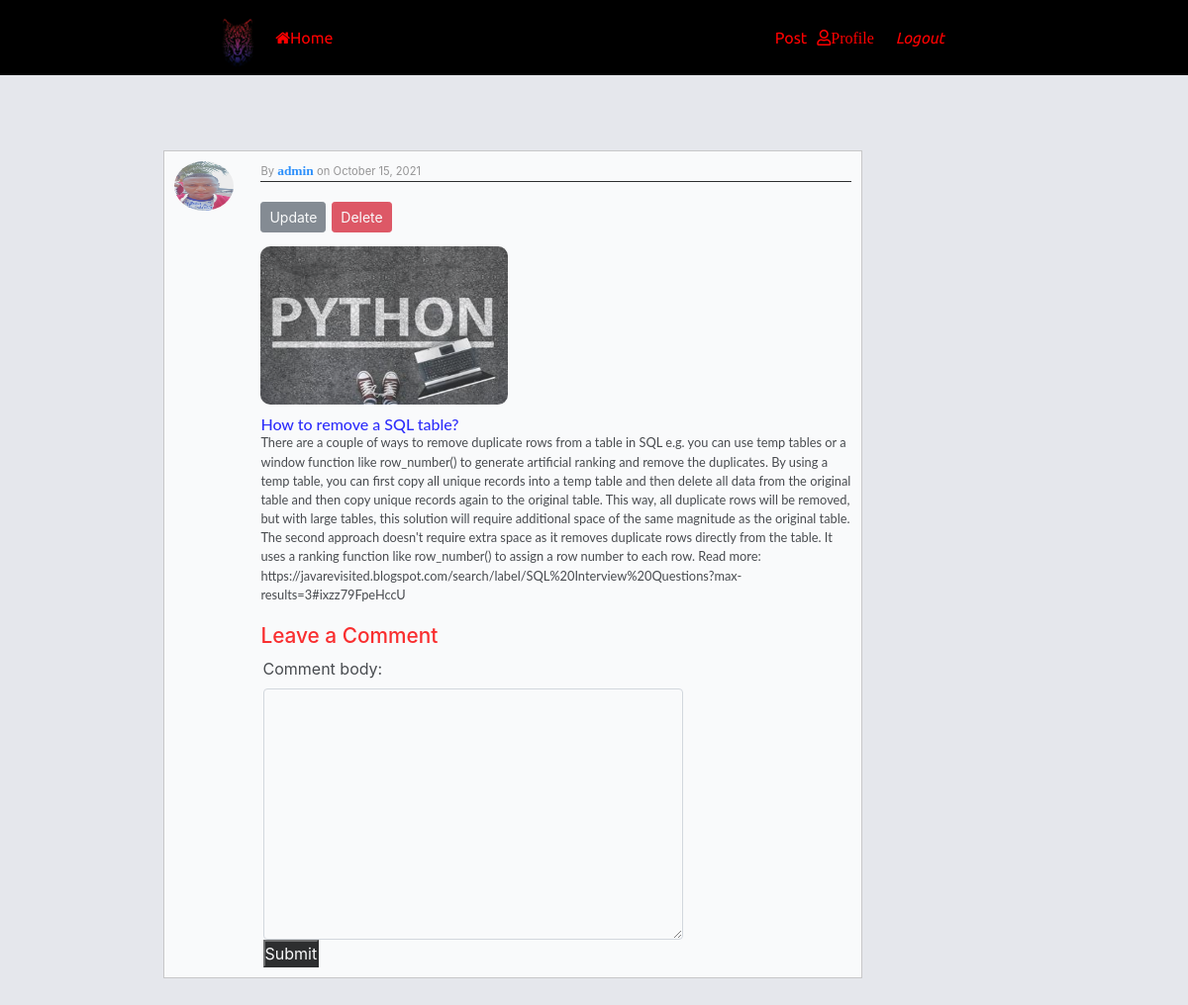
Screenshot of /posts/20/detail/ (signed in) with the database file from the repository.
### posts/models.py (models this page shows, shortened)
class postmode(models.Model):
    image = models.ImageField(upload_to='myApp/posts/media/', null=False, blank=False)
    title = models.CharField(max_length=50)
    content = models.TextField()
    date_posted = models.DateTimeField(default=timezone.now)
    author = models.ForeignKey(User, on_delete=models.CASCADE)

### users/models.py (models this page shows, shortened)
class Profile(models.Model):
     user = models.OneToOneField(User, on_delete=models.CASCADE)
     image = models.ImageField(default='default.jpg', upload_to='profile_pics')

### posts/views.py (the view, shortened to what this page needs)
# urls.py: path('<int:id>/detail/', views.detail_view.as_view(), name='post-detail'),
class detail_view(LoginRequiredMixin, DetailView):
    model = postmode
    template_name = "post_detail.html"
    paginate_by = 7
    def get_object(self, queryset=None):
        id = self.kwargs.get("id")
        return get_object_or_404(postmode, id=id)
    def get_context_data(self, **kwargs):
        context = super().get_context_data(**kwargs)
        id = self.kwargs["id"]
        form = CommentForm()
        post = get_object_or_404(postmode, id=id)
        comments = post.comment_set.all()
        context['post'] = post
        context['comments'] = comments
        context['form'] = form
        return context

### posts/forms.py
class CommentForm(forms.ModelForm):
    class Meta:
        model = Comment
        fields = ('comment_body',)
        widgets = {
            'comment_body': forms.Textarea(attrs={'class': 'form-control'}),
        }
    def __init__(self, *args, **kwargs):
        super(CommentForm, self).__init__(*args, **kwargs)
        self.fields['comment_body'].widget.attrs.update({
            'autocomplete': 'off'
        })

### posts/templates/post_detail.html (shortened to what this page needs)
{% extends "post_base.html" %}
{% load static %}
{% block content %}
    <div class="second1">
        <img  width="40px;" src="{{ object.author.profile.image.url}}">
       <div class="second">
           <p> By <span><a href="{% url 'user-post' object.author.username %}">{{ object.author}}</a>
           </span>on {{ object.date_posted|date:"F d, Y" }}</p>
           <div class="tion">
              {% if object.author == user %}
                  <div style="display: flex; margin: 0 10px;">
                   <a class="btn btn-secondary btn-sm mt-1 mb-1"  href="{% url 'post-update' object.id %}">Update</a>
                   <a style="margin-left: 1%;" class="btn btn-danger btn-sm mt-1 mb-1"  href="{% url 'post-delete' object.id %}">Delete</a>
                 </div>
               {% endif %}
             <img style=" border-radius: 10px 10px;
                            height: 10rem;"     src="{{ object.image.url }}">
           </div>
           <h2>{{ object.title }}</h2>
        <div class="span1">{{ object.content }}</div>
           <h4 style=" margin-left: 10px; color: red; font-size: 1.3rem;">
             Leave a Comment
           </h4>
           <div class="cont">
             <form action="." autocomplete="off" method="POST">{% csrf_token %}
                 {{ form }}
                 <input style="background-color: black; color: white;" type="submit" name="Submit">
             </form>
           </div>
       </div>
    </div>
{% endblock %}

### posts/static/posts/main.css (style rules this page uses)
* { margin: 0; padding: 0; box-sizing: border-box; }
body { background: rgba(190, 197, 209, 0.4); }
.second1 { border: 1px solid silver; width: 80%; opacity: 0.8; margin-bottom: 20px; background: white; display: grid; grid-template-columns: 11% 89%; }
.second1 img { width: 60px; border-radius: 50%; height: 50px; margin: 10px; }
.second { margin: 10px; background: white; }
.second img { width: 250px; }
.second p { font-size: 0.7em; margin-left: 10px; color: grey; border-bottom: 1px solid black; }
.second h2 { margin: 10px; margin-top: 0; font-size: 1rem; color: blue; font-family: "lato", sans-serif; margin-bottom: 0; }
.second span { font-weight: bold; font-family: 'Caramel', cursive; font-size: 1.2em; color: red; margin-bottom: 0; }
.span1 { font-size: 0.8em; margin-left: 10px; font-family: "lato", sans-serif; margin-bottom: 20px; }
.cont { position: relative; left: 2%; width: 70%; }
.tion { display: flex; flex-direction: column; }
.tion img { width: 250px; }

### rows the page displays
postmode: author.profile.image (picture), author "admin", date_posted "October 15, 2021", image (picture), title "How to remove a SQL table?", content "There are a couple of ways to remove duplicate rows from a table in SQL e.g. you can use temp tables or a window function like row_number() to generate artificial ranking and remove the duplicates. By using a temp table, you can first copy all unique records into a temp table and then delete all data from the original table and then copy unique records again to the original table. This way, all duplicate rows will be removed, but with large tables, this solution will require additional space of the same magnitude as the original table. The second approach doesn't require extra space as it removes duplicate rows directly from the table. It uses a ranking function like row_number() to assign…"
